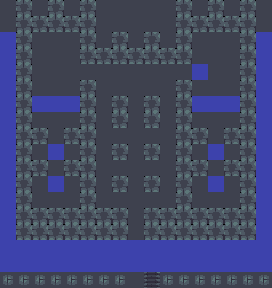

Tiled map render using the project's own tile images. Description and the whole map definition, tile-layer contents included, below:
An orthogonal 17x18 tile map with 16x16 px tiles, 1 tile layer (terrain) and 26 objects.

<map version="1.10" tiledversion="1.11.2" orientation="orthogonal" renderorder="right-down" width="17" height="18" tilewidth="16" tileheight="16" infinite="0" nextlayerid="3" nextobjectid="27">
 <properties>
  <property name="name" value="Gatehouse" />
  <property name="author" value="moineau" />
  <property name="goldMoves" type="int" value="367" />
  <property name="goldTime" type="int" value="69" />
  <property name="platinumMoves" type="int" value="307" />
 </properties>
 <tileset firstgid="1" source="tileset.tsx" />
 <layer id="1" name="terrain" width="17" height="18">
  <data encoding="csv">
1,4,1,4,1,4,1,1,1,1,1,4,1,4,1,4,1,
1,4,4,4,4,4,1,1,1,1,1,4,4,4,4,4,1,
3,4,1,1,1,4,1,4,1,4,1,4,1,1,1,4,3,
3,4,1,1,1,4,4,4,4,4,4,4,1,1,1,4,3,
3,4,1,1,1,1,1,1,1,1,1,1,3,1,1,4,3,
3,4,1,1,1,4,1,1,1,1,1,4,1,1,1,4,3,
3,4,3,3,3,4,1,4,1,4,1,4,3,3,3,4,3,
3,4,1,1,1,4,1,4,1,4,1,4,1,1,1,4,3,
3,4,4,1,4,4,1,1,1,1,1,4,4,1,4,4,3,
3,4,1,3,1,4,1,4,1,4,1,4,1,3,1,4,3,
3,4,4,1,4,4,1,1,1,1,1,4,4,1,4,4,3,
3,4,1,3,1,4,1,4,1,4,1,4,1,3,1,4,3,
3,4,1,1,1,4,1,1,1,1,1,4,1,1,1,4,3,
3,4,4,4,4,4,4,4,1,4,4,4,4,4,4,4,3,
3,4,4,4,4,4,4,4,1,4,4,4,4,4,4,4,3,
3,3,3,3,3,3,3,3,3,3,3,3,3,3,3,3,3,
3,3,3,3,3,3,3,3,3,3,3,3,3,3,3,3,3,
2,2,2,2,2,2,2,2,1,5,2,2,2,2,2,2,2
</data>
 </layer>
 <objectgroup id="2" name="objects">
  <object id="1" gid="6" x="144" y="80" width="16" height="16" />
  <object id="2" gid="9" x="80" y="80" width="16" height="16" />
  <object id="3" gid="8" x="176" y="80" width="16" height="16" />
  <object id="4" gid="9" x="112" y="96" width="16" height="16" />
  <object id="5" gid="9" x="144" y="96" width="16" height="16" />
  <object id="6" gid="7" x="32" y="128" width="16" height="16" />
  <object id="7" gid="9" x="128" y="128" width="16" height="16" />
  <object id="8" gid="7" x="224" y="128" width="16" height="16" />
  <object id="9" gid="8" x="48" y="144" width="16" height="16" />
  <object id="10" gid="9" x="128" y="144" width="16" height="16" />
  <object id="11" gid="8" x="208" y="144" width="16" height="16" />
  <object id="12" gid="7" x="64" y="160" width="16" height="16" />
  <object id="13" gid="9" x="128" y="160" width="16" height="16" />
  <object id="14" gid="7" x="192" y="160" width="16" height="16" />
  <object id="15" gid="8" x="48" y="176" width="16" height="16" />
  <object id="16" gid="9" x="128" y="176" width="16" height="16" />
  <object id="17" gid="8" x="208" y="176" width="16" height="16" />
  <object id="18" gid="7" x="32" y="192" width="16" height="16" />
  <object id="19" gid="7" x="64" y="192" width="16" height="16" />
  <object id="20" gid="9" x="128" y="192" width="16" height="16" />
  <object id="21" gid="7" x="192" y="192" width="16" height="16" />
  <object id="22" gid="7" x="224" y="192" width="16" height="16" />
  <object id="23" gid="9" x="128" y="208" width="16" height="16" />
  <object id="24" gid="8" x="128" y="224" width="16" height="16" />
  <object id="25" gid="8" x="128" y="240" width="16" height="16" />
  <object id="26" gid="8" x="128" y="288" width="16" height="16" />
 </objectgroup>
</map>
